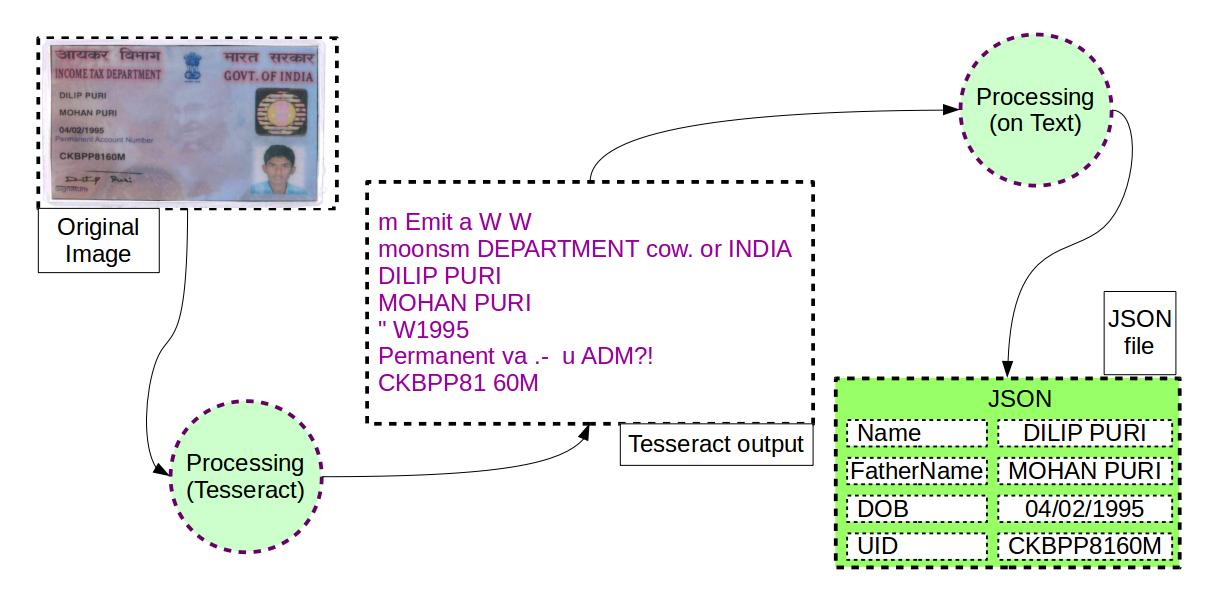
#> input picture PANOcr.jpg, 1217 x 605 px
$ python tpanold.py ../PANOcr.jpg   (Python 2 division)
#> lines starting #> are read from the running program, lines starting #| are printed output that depends on the picture
#!/usr/bin/env python
import os
import os.path
import json
import sys
import re
import difflib
import csv
import subprocess
import dateutil.parser as dparser
from PIL import Image

path = sys.argv[1]

img = Image.open(path)
#> img is the input picture: PIL image 1217x605 RGB; mean R, G, B 233.2, 237.5, 231.9
img = img.convert('RGBA')
#> img: PIL image 1217x605 RGBA
pix = img.load()

for y in range(img.size[1]):
    for x in range(img.size[0]):
        if pix[x, y][0] < 102 or pix[x, y][1] < 102 or pix[x, y][2] < 102:
            pix[x, y] = (0, 0, 0, 255)
        else:
            pix[x, y] = (255, 255, 255, 255)

img.save('temp.jpg')
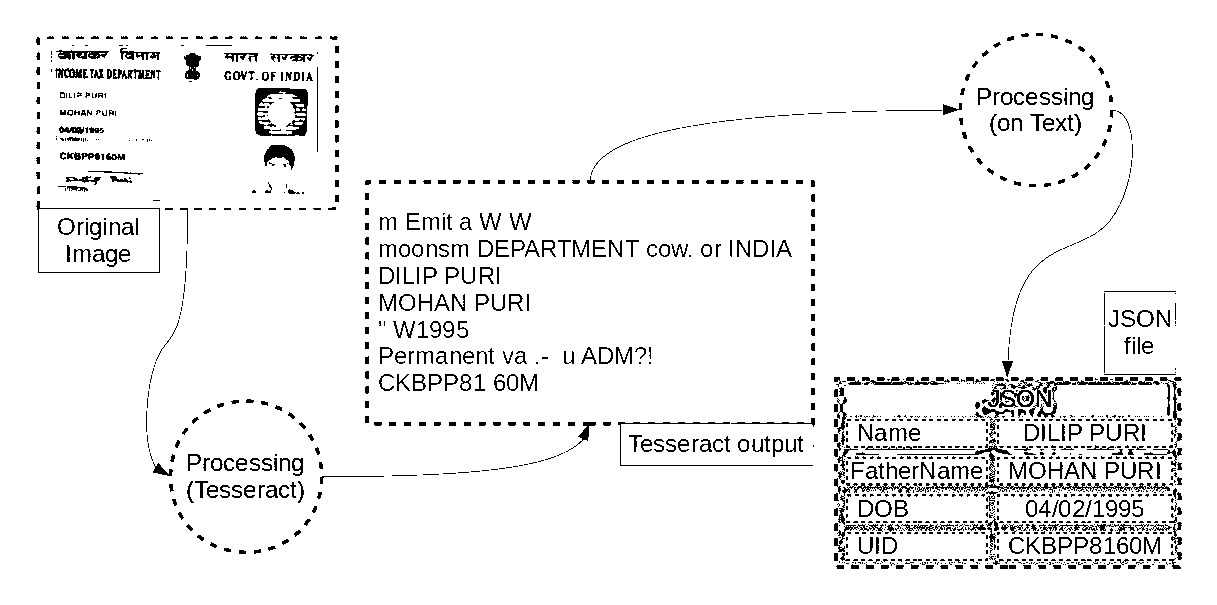
#> saved as temp.jpg: PIL image 1217x605 RGBA; mean R, G, B, A 241.1, 241.1, 241.1, 255

subprocess.call("tesseract "+path+" out -4", shell=True)
fi = open('out.txt', 'r')
#> (reads src/out.txt from the repository)
text = fi.read()
# text = pytesseract.image_to_string(Image.open('temp.jpg'))
text = filter(lambda x: ord(x) < 128, text)

# Initializing data variable
name = None
fname = None
dob = None
pan = None
nameline = []
dobline = []
panline = []
text0 = []
text1 = []
text2 = []


#> (the run stopped early here; a loop or call above may not have finished)
